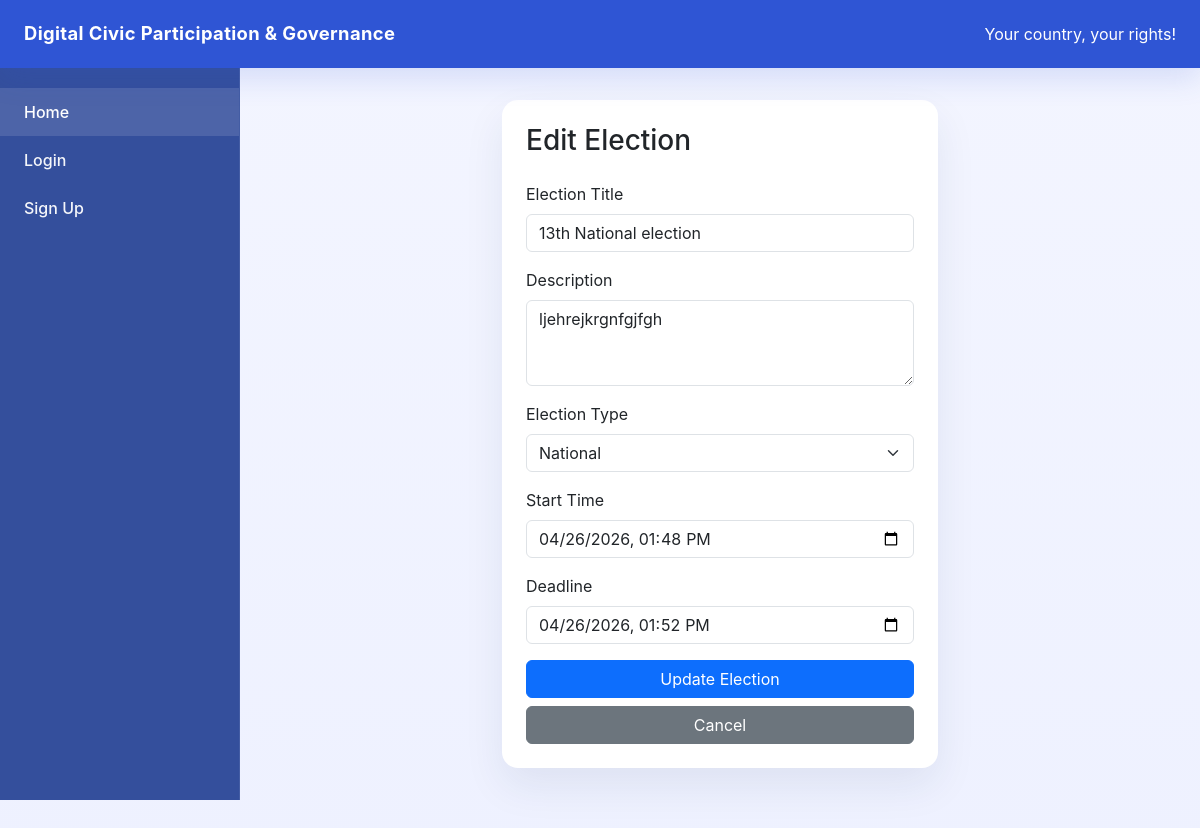
Before: /election_creation/edit_election/1 with the older database file.
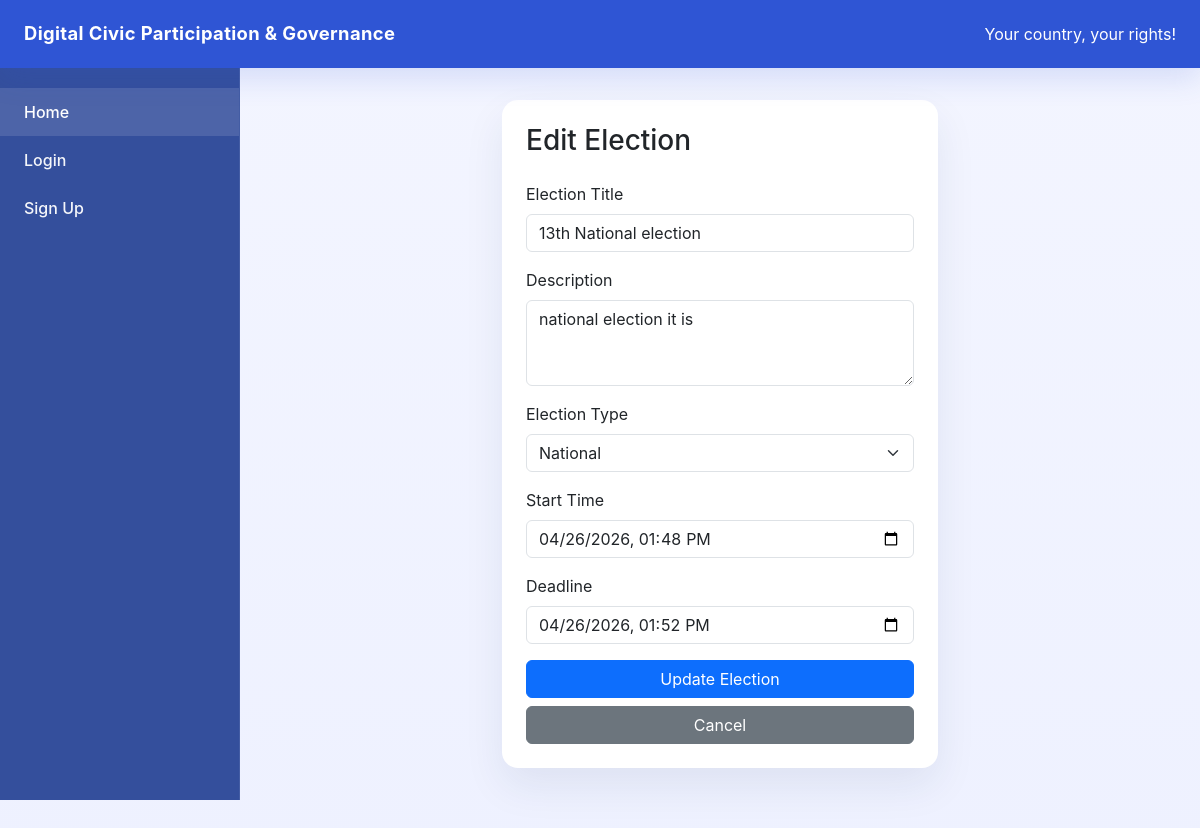
After: the same page with the newer database file.
### models/election_creation.py (models this page shows)
class ElectionCreation(db.Model):
    __tablename__ = "election_creation"
    id = db.Column(db.Integer, primary_key=True)
    title = db.Column(db.String(200), nullable=False)
    description = db.Column(db.String(500), nullable=False)
    type = db.Column(db.String(50), nullable = False, default = "Local")
    start_time = db.Column(db.String(50), nullable=False)  # added for election start reminder
    deadline = db.Column(db.String(50), nullable=False)
    result_published = db.Column(db.Boolean, default=False, nullable=False)  # added for result published notification
    start_notified = db.Column(db.Boolean, default=False, nullable=False)  # added to avoid duplicate start notifications
    end_notified = db.Column(db.Boolean, default=False, nullable=False)  # added to avoid duplicate end notifications
    result_notified = db.Column(db.Boolean, default=False, nullable=False)  # added to avoid duplicate result notifications
    options = db.relationship(
        "VotingOption",
        backref="election",
        cascade="all, delete-orphan",
        lazy=True
    )

### routes/election_creation_routes.py (the view, shortened to what this page needs)
@e_bp.route("/edit_election/<int:election_id>", methods = ["GET", "POST"])
def edit_election(election_id):
    election = ElectionCreation.query.get(election_id)
    if not election:
        return "Election not found", 404
    return render_template("edit_election.html", election = election)

### app.py (called while the page is built, shortened)
@app.context_processor
def inject_notification_count():
    unread_notification_count = 0
    current_user = None  # added
    voter_id = session.get("user_id")
    return dict(unread_notification_count=unread_notification_count, current_user=current_user)

### templates/edit_election.html (shortened to what this page needs)
{% extends "base.html" %}
{% block content %}
<div class="row justify-content-center">
    <div class="col-lg-6">
        <div class="card card-smooth">
            <div class="card-body p-4">
                <h3 class="mb-4">Edit Election</h3>
                <form action="{{ url_for('e_bp.edit_election', election_id=election.id) }}" method="POST">
                    <div class="mb-3">
                        <label class="form-label">Election Title</label>
                        <input type="text" class="form-control" name="title" value="{{ election.title }}" required>
                    </div>
                    <div class="mb-3">
                        <label class="form-label">Description</label>
                        <textarea class="form-control" name="description" rows="3" required>{{ election.description }}</textarea>
                    </div>
                    <div class="mb-3">
                        <label class="form-label">Election Type</label>
                        <select class="form-select" name="type" required>
                            <option value="national" {% if election.type == "national" %}selected{% endif %}>National</option>
                        </select>
                    </div>
                    <div class="mb-3">
                        <label class="form-label">Start Time</label>
                        <input type="datetime-local" class="form-control" name="start_time" value="{{ election.start_time }}" required>
                    </div>
                    <div class="mb-3">
                        <label class="form-label">Deadline</label>
                        <input type="datetime-local" class="form-control" name="deadline" value="{{ election.deadline }}" required>
                    </div>
                    <button type="submit" class="btn btn-primary w-100">Update Election</button>
                    <a href="{{ url_for('e_bp.election_creation_page') }}" class="btn btn-secondary w-100 mt-2">
                        Cancel
                    </a>
                </form>
            </div>
        </div>
    </div>
</div>
{% endblock %}

Changed rows visible on the page:
changed ElectionCreation "13th National election": description "ljehrejkrgnfgjfgh" → "national election it is"
